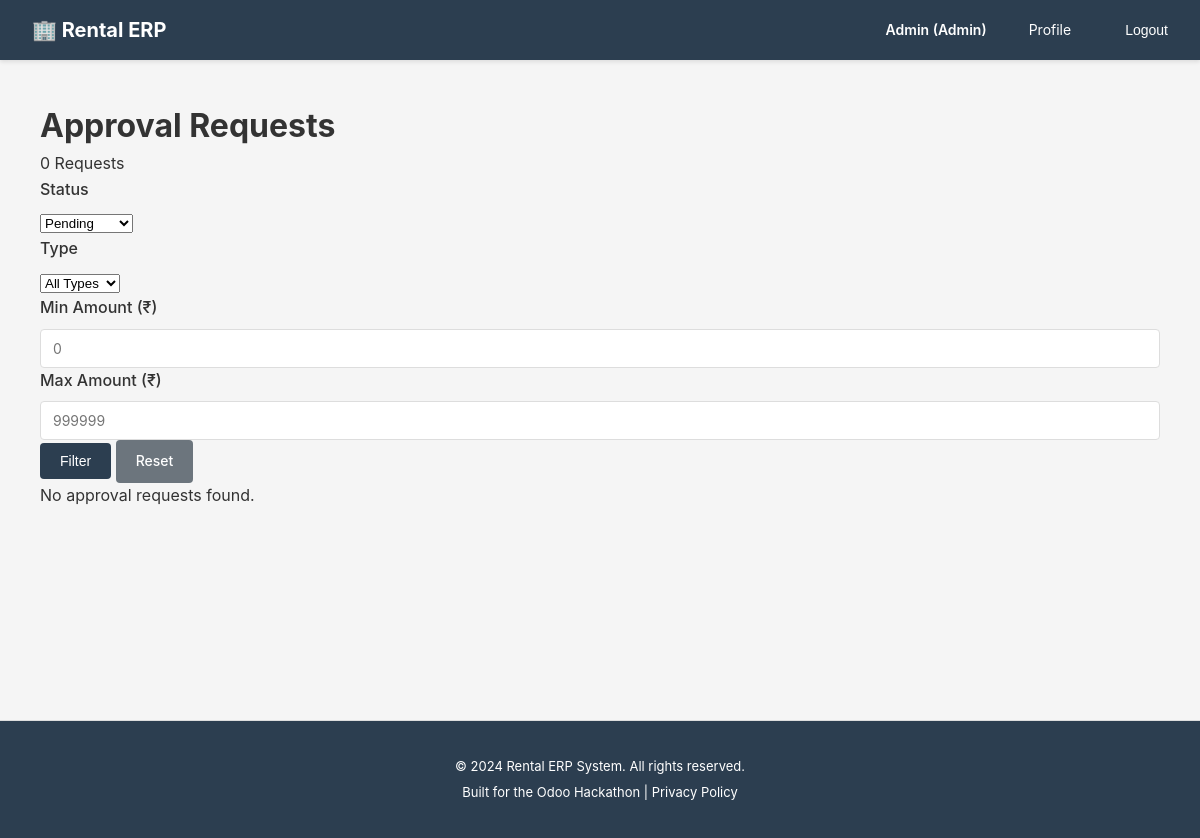
The app's page /rentals/approval/ (signed in), older data.
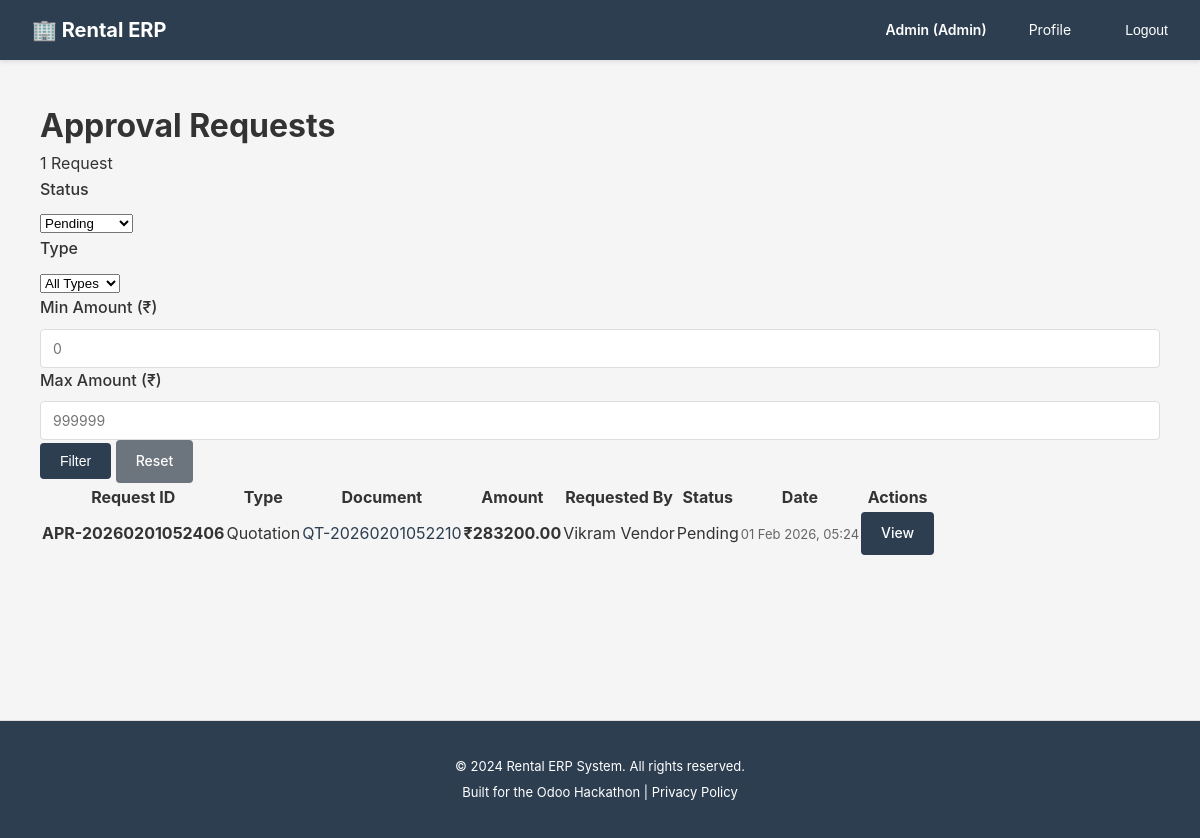
The same page, newer data.
### rentals/models.py (models this page shows, shortened)
class ApprovalRequest(models.Model):
    REQUEST_TYPE_CHOICES = [
        ('quotation', 'Quotation Approval'),
        ('order', 'Order Approval'),
    ]
    STATUS_CHOICES = [
        ('pending', 'Pending'),
        ('approved', 'Approved'),
        ('rejected', 'Rejected'),
    ]
    request_number = models.CharField(
        max_length=50,
        unique=True,
        help_text="Auto-generated unique approval request ID (e.g., APR-2026-0001)"
    )
    request_type = models.CharField(
        max_length=20,
        choices=REQUEST_TYPE_CHOICES,
        help_text="Type of approval being requested"
    )
    quotation = models.ForeignKey(
        Quotation,
        on_delete=models.CASCADE,
        blank=True,
        null=True,
        related_name='approval_requests',
        help_text="Quotation requiring approval (if applicable)"
    )
    rental_order = models.ForeignKey(
        RentalOrder,
        on_delete=models.CASCADE,
        blank=True,
        null=True,
        related_name='approval_requests',
        help_text="Rental order requiring approval (if applicable)"
    )
    status = models.CharField(
        max_length=20,
        choices=STATUS_CHOICES,
        default='pending',
        help_text="Current approval status"
    )
    requested_by = models.ForeignKey(
        settings.AUTH_USER_MODEL,
        on_delete=models.SET_NULL,
        null=True,
        related_name='approval_requests_created',
        help_text="User who triggered the approval request"
    )
    approved_by = models.ForeignKey(
        settings.AUTH_USER_MODEL,
        on_delete=models.SET_NULL,
        blank=True,
        null=True,
        related_name='approval_requests_approved',
        help_text="Admin who approved/rejected the request"
    )
    approval_notes = models.TextField(
        blank=True,
        null=True,
        help_text="Reason for approval or rejection"
    )
    approval_amount = models.DecimalField(
        max_digits=12,
        decimal_places=2,
        help_text="Total amount requiring approval"
    )
    created_at = models.DateTimeField(auto_now_add=True)
    updated_at = models.DateTimeField(auto_now=True)
    approved_at = models.DateTimeField(
        blank=True,
        null=True,
        help_text="When approval decision was made"
    )
    class Meta:
        db_table = 'approval_requests'
        verbose_name = 'Approval Request'
        verbose_name_plural = 'Approval Requests'
        ordering = ['-created_at']
        indexes = [
            models.Index(fields=['request_type', 'status']),
            models.Index(fields=['requested_by', 'status']),
            models.Index(fields=['approved_by', 'status']),
        ]

class Quotation(models.Model):
    STATUS_CHOICES = [
        ('draft', 'Draft'),           # Being edited by customer
        ('sent', 'Sent'),             # Shared with customer for review
        ('confirmed', 'Confirmed'),   # Customer accepted, ready to become order
        ('cancelled', 'Cancelled'),   # Customer abandoned
        ('expired', 'Expired'),       # Validity period passed
    ]
    quotation_number = models.CharField(
        max_length=50,
        unique=True,
        help_text="Auto-generated unique quotation ID (e.g., QT-2026-0001)"
    )
    customer = models.ForeignKey(
        settings.AUTH_USER_MODEL,
        on_delete=models.CASCADE,
        related_name='quotations',
        limit_choices_to={'role': 'customer'},
        help_text="Customer requesting the rental quote"
    )
    status = models.CharField(
        max_length=20,
        choices=STATUS_CHOICES,
        default='draft',
        help_text="Current quotation stage"
    )
    valid_until = models.DateField(
        help_text="Quotation expires after this date (typical: 7-30 days)"
    )
    subtotal = models.DecimalField(
        max_digits=12,
        decimal_places=2,
        default=Decimal('0.00'),
        help_text="Sum of all line items before tax/discount"
    )
    discount_amount = models.DecimalField(
        max_digits=12,
        decimal_places=2,
        default=Decimal('0.00'),
        help_text="Total discount applied"
    )
    tax_amount = models.DecimalField(
        max_digits=12,
        decimal_places=2,
        default=Decimal('0.00'),
        help_text="GST calculated (CGST+SGST or IGST)"
    )
    total = models.DecimalField(
        max_digits=12,
        decimal_places=2,
        default=Decimal('0.00'),
        help_text="Final quotation amount (subtotal - discount + tax)"
    )
    advance_payment_percentage = models.DecimalField(
        max_digits=5,
        decimal_places=2,
        default=Decimal('0.00'),
        help_text="Required advance payment % for this quotation"
    )
    advance_payment_amount = models.DecimalField(
        max_digits=12,
        decimal_places=2,
        default=Decimal('0.00'),
        help_text="Calculated advance amount to be paid"
    )
    notes = models.TextField(
        blank=True,
        null=True,
        help_text="Special instructions or terms"
    )
    requires_approval = models.BooleanField(
        default=False,
        help_text="Whether this quotation needs approval (for high-value orders)"
    )
    approval_status = models.CharField(
        max_length=20,
        choices=[
            ('not_required', 'Not Required'),
            ('pending', 'Pending Approval'),
            ('approved', 'Approved'),
            ('rejected', 'Rejected'),
        ],
        default='not_required',
        help_text="Current approval status"
    )
    approved_by = models.ForeignKey(
        settings.AUTH_USER_MODEL,
        on_delete=models.SET_NULL,
        blank=True,
        null=True,
        related_name='approved_quotations',
        help_text="Admin or vendor who approved this quotation"
    )
    approved_at = models.DateTimeField(
        blank=True,
        null=True,
        help_text="When this quotation was approved"
    )
    created_at = models.DateTimeField(auto_now_add=True)
    updated_at = models.DateTimeField(auto_now=True)
    confirmed_at = models.DateTimeField(
        blank=True,
        null=True,
        help_text="When customer confirmed this quotation"
    )
    class Meta:
        db_table = 'quotations'
        verbose_name = 'Quotation'
        verbose_name_plural = 'Quotations'
        ordering = ['-created_at']
        indexes = [
            models.Index(fields=['customer', 'status']),
            models.Index(fields=['quotation_number']),
        ]

### accounts/models.py (models this page shows, shortened)
class User(AbstractUser):
    ROLE_CHOICES = [
        ('customer', 'Customer'),  # End-user who rents products
        ('vendor', 'Vendor'),      # Business user who owns rental products
        ('admin', 'Admin'),        # System administrator with full access
    ]
    email = models.EmailField(
        unique=True,
        validators=[EmailValidator()],
        help_text="Used for login and notifications"
    )
    role = models.CharField(
        max_length=20,
        choices=ROLE_CHOICES,
        default='customer',
        help_text="Determines user's permissions and accessible features"
    )
    phone = models.CharField(
        max_length=15,
        blank=True,
        null=True,
        validators=[
            RegexValidator(
                regex=r'^\+?1?\d{9,15}$',
                message="Phone number must be entered in the format: '+999999999'. Up to 15 digits allowed."
            )
        ],
        help_text="Contact number for order notifications and support"
    )
    is_verified = models.BooleanField(
        default=False,
        help_text="Email verification status for security"
    )
    totp_secret = models.CharField(
        max_length=32,
        blank=True,
        null=True,
        help_text="TOTP secret key for 2FA (encrypted)"
    )
    totp_enabled = models.BooleanField(
        default=False,
        help_text="Whether TOTP 2FA is enabled for this user"
    )
    created_at = models.DateTimeField(auto_now_add=True)
    updated_at = models.DateTimeField(auto_now=True)
    @property
    def phone_number(self):
        """Property alias for backward compatibility with older view/form code"""
        return self.phone
    USERNAME_FIELD = 'email'
    REQUIRED_FIELDS = ['username', 'first_name', 'last_name']
    class Meta:
        db_table = 'users'
        verbose_name = 'User'
        verbose_name_plural = 'Users'
        ordering = ['-created_at']

### rentals/views.py (the view)
# urls.py: path('approval/', views.approval_list, name='approval_list'),
@login_required
@require_http_methods(["GET"])
def approval_list(request):
    if request.user.role not in ['admin', 'vendor']:
        return HttpResponseForbidden("You don't have permission to view approvals")
    from rentals.models import ApprovalRequest
    status_filter = request.GET.get('status', 'pending')
    request_type_filter = request.GET.get('type', '')
    amount_min = request.GET.get('amount_min', '')
    amount_max = request.GET.get('amount_max', '')
    approvals = ApprovalRequest.objects.all()
    if status_filter in ['pending', 'approved', 'rejected']:
        approvals = approvals.filter(status=status_filter)
    if request_type_filter in ['quotation', 'order']:
        approvals = approvals.filter(request_type=request_type_filter)
    if amount_min:
        try:
            approvals = approvals.filter(approval_amount__gte=float(amount_min))
        except ValueError:
            pass
    if amount_max:
        try:
            approvals = approvals.filter(approval_amount__lte=float(amount_max))
        except ValueError:
            pass
    if request.user.role == 'vendor':
        approvals = approvals.filter(
            quotation__customer__vendorprofile__user=request.user
        ) | approvals.filter(
            rental_order__vendor=request.user
        )
    approvals = approvals.select_related(
        'quotation', 'rental_order', 'requested_by', 'approved_by'
    ).order_by('-created_at')
    context = {
        'approvals': approvals,
        'current_status': status_filter,
        'current_type': request_type_filter,
        'current_amount_min': amount_min,
        'current_amount_max': amount_max,
    }
    return render(request, 'rentals/approval_list.html', context)

### rental_erp/compliance.py (called while the page is built)
    def process_request(self, request):
        if not request.user.is_authenticated:
            return None
        if request.method == 'GET':
            path_lower = request.path.lower()
            for model in self.PERSONAL_DATA_MODELS:
                if model in path_lower:
                    self._log_data_access(request, model)
                    break
        return None

    def process_request(self, request):
        if not request.user.is_authenticated:
            return None
        consent_key = f'gdpr_consent:{request.user.id}'
        has_consent = cache.get(consent_key)
        if has_consent is None:
            cache.set(consent_key, True, 86400)  # Cache for 24 hours
        return None

    def process_response(self, request, response):
        response['X-Privacy-Policy'] = '/privacy-policy/'
        if hasattr(settings, 'DATA_RETENTION_DAYS'):
            response['X-Data-Retention-Days'] = str(settings.DATA_RETENTION_DAYS)
        return response

### rental_erp/security.py (called while the page is built, shortened)
    def process_response(self, request, response):
        if not self.is_sensitive_operation(request):
            return response

### templates/rentals/approval_list.html (shortened to what the changed rows need)
{% extends 'base.html' %}
{% load humanize %}
{% block content %}
<div class="container mt-4">
    <div class="row mb-4">
        <div class="col-md-8">
            <h1 class="mb-4">
                 Approval Requests
            </h1>
        </div>
        <div class="col-md-4 text-end">
            <span class="badge bg-primary">{{ approvals|length }} Request{{ approvals|length|pluralize }}</span>
        </div>
    </div>
    <div class="card mb-4 shadow-sm">
        <div class="card-body">
        </div>
    </div>
    {% if approvals %}
    <div class="table-responsive">
        <table class="table table-hover shadow-sm">
            <thead class="table-light">
                <tr>
                    <th>Request ID</th>
                    <th>Type</th>
                    <th>Document</th>
                    <th>Amount</th>
                    <th>Requested By</th>
                    <th>Status</th>
                    <th>Date</th>
                    <th>Actions</th>
                </tr>
            </thead>
            <tbody>
                {% for approval in approvals %}
                <tr>
                    <td>
                        <strong>{{ approval.request_number }}</strong>
                    </td>
                    <td>
                        {% if approval.request_type == 'quotation' %}
                            <span class="badge bg-info">Quotation</span>
                        {% else %}
                            <span class="badge bg-warning">Order</span>
                        {% endif %}
                    </td>
                    <td>
                        {% if approval.quotation %}
                            <a href="{% url 'rentals:quotation_detail' approval.quotation.id %}" class="text-decoration-none">
                                {{ approval.quotation.quotation_number }}
                            </a>
                        {% elif approval.rental_order %}
                            <a href="{% url 'rentals:order_detail' approval.rental_order.id %}" class="text-decoration-none">
                                {{ approval.rental_order.order_number }}
                            </a>
                        {% endif %}
                    </td>
                    <td>
                        <strong>₹{{ approval.approval_amount|floatformat:2 }}</strong>
                    </td>
                    <td>
                        {{ approval.requested_by.get_full_name|default:approval.requested_by.email }}
                    </td>
                    <td>
                        {% if approval.status == 'pending' %}
                            <span class="badge bg-warning text-dark">Pending</span>
                        {% elif approval.status == 'approved' %}
                            <span class="badge bg-success">Approved</span>
                        {% elif approval.status == 'rejected' %}
                            <span class="badge bg-danger">Rejected</span>
                        {% endif %}
                    </td>
                    <td>
                        <small class="text-muted">{{ approval.created_at|date:"d M Y, H:i" }}</small>
                    </td>
                    <td>
                        <a href="{% url 'rentals:approval_detail' approval.id %}" class="btn btn-sm btn-primary">
                             View
                        </a>
                    </td>
                </tr>
                {% endfor %}
            </tbody>
        </table>
    </div>
    {% else %}
    <div class="alert alert-info" role="alert">
         No approval requests found.
    </div>
    {% endif %}
</div>
{% endblock %}

Row changes from the older to the newer data that the page shows:
added ApprovalRequest: request_number "APR-20260201052406", request_type "Quotation", quotation.quotation_number "QT-20260201052210", approval_amount "283200.00", requested_by.get_full_name "Vikram Vendor", status "Pending", created_at "01 Feb 2026, 05:24"
Text that changed along with them:
{{ approvals|length }}: "0" → "1"
text no longer shown: "No approval requests found."
text now shown: "Request ID Type Document Amount Requested By Status Date Actions"
